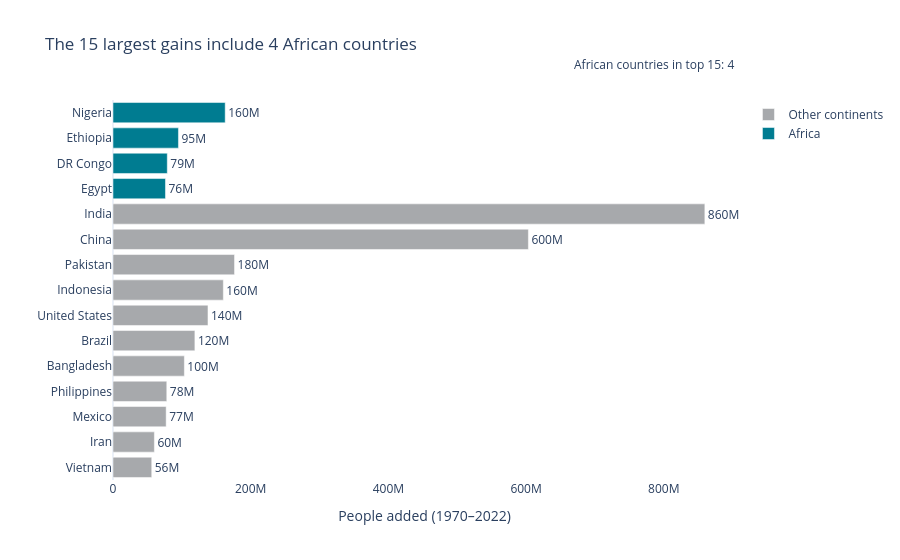

The cell this chart's notebook holds for it:
### Markdown cell above
**Chart choice & justification:** A sorted horizontal bar chart makes the 15 largest absolute population gains easy to compare and rank. Colour distinguishes African countries from the rest, making the requested Africa count immediately visible.

### Code cell
# Q2 — Top 15 countries by absolute population gain, 1970–2022
q2 = df[["Country", "Continent", "1970 Population", "2022 Population"]].copy()
q2["Population added"] = q2["2022 Population"] - q2["1970 Population"]
top15 = q2.nlargest(15, "Population added").sort_values("Population added")
africa_count = int((top15["Continent"] == "Africa").sum())

fig = px.bar(
    top15, x="Population added", y="Country", orientation="h",
    color=top15["Continent"].eq("Africa").map({True: "Africa", False: "Other continents"}),
    color_discrete_map={"Africa": "#007C91", "Other continents": "#A7A9AC"},
    text="Population added",
    title=f"The 15 largest gains include {africa_count} African countries"
)
fig.update_traces(texttemplate="%{text:.2s}", textposition="outside", cliponaxis=False)
fig.update_layout(template="plotly_white", showlegend=True, legend_title_text="",
                  xaxis_title="People added (1970–2022)", yaxis_title="",
                  margin=dict(r=90))
fig.update_xaxes(showgrid=False, tickformat="~s")
fig.update_yaxes(showgrid=False)
fig.add_annotation(x=1, y=1.12, xref="paper", yref="paper",
                   text=f"African countries in top 15: {africa_count}",
                   showarrow=False, xanchor="right")
fig.show()

### Figure 1 — Plotly figure (JSON) as saved in the notebook; plotly's stock layout.template omitted (floating-point values rounded to 4 significant figures)
{"data": [{"cliponaxis": false, "hovertemplate": "color=Other continents<br>Population added=%{text}<br>Country=%{y}<extra></extra>", "legendgroup": "Other continents", "marker": {"color": "#A7A9AC", "pattern": {"shape": ""}}, "name": "Other continents", "orientation": "h", "showlegend": true, "text": [56260000.0, 60100000.0, 77210000.0, 78120000.0, 103600000.0, 118900000.0, 138000000.0, 160300000.0, 176500000.0, 603400000.0, 859700000.0], "textposition": "outside", "texttemplate": "%{text:.2s}", "type": "bar", "x": [56258007, 60100865, 77214819, 78123423, 103644512, 118943623, 137961517, 160272945, 176533990, 603352887, 859671872], "xaxis": "x", "y": ["Vietnam", "Iran", "Mexico", "Philippines", "Bangladesh", "Brazil", "United States", "Indonesia", "Pakistan", "China", "India"], "yaxis": "y"}, {"cliponaxis": false, "hovertemplate": "color=Africa<br>Population added=%{text}<br>Country=%{y}<extra></extra>", "legendgroup": "Africa", "marker": {"color": "#007C91", "pattern": {"shape": ""}}, "name": "Africa", "orientation": "h", "showlegend": true, "text": [76210000.0, 78860000.0, 95070000.0, 163000000.0], "textposition": "outside", "texttemplate": "%{text:.2s}", "type": "bar", "x": [76208117, 78858479, 95071678, 162971948], "xaxis": "x", "y": ["Egypt", "DR Congo", "Ethiopia", "Nigeria"], "yaxis": "y"}], "layout": {"annotations": [{"showarrow": false, "text": "African countries in top 15: 4", "x": 1, "xanchor": "right", "xref": "paper", "y": 1.12, "yref": "paper"}], "barmode": "relative", "legend": {"title": {"text": ""}, "tracegroupgap": 0}, "margin": {"r": 90}, "showlegend": true, "title": {"text": "The 15 largest gains include 4 African countries"}, "xaxis": {"anchor": "y", "domain": [0, 1], "showgrid": false, "tickformat": "~s", "title": {"text": "People added (1970–2022)"}}, "yaxis": {"anchor": "x", "domain": [0, 1], "showgrid": false, "title": {"text": ""}}}}
